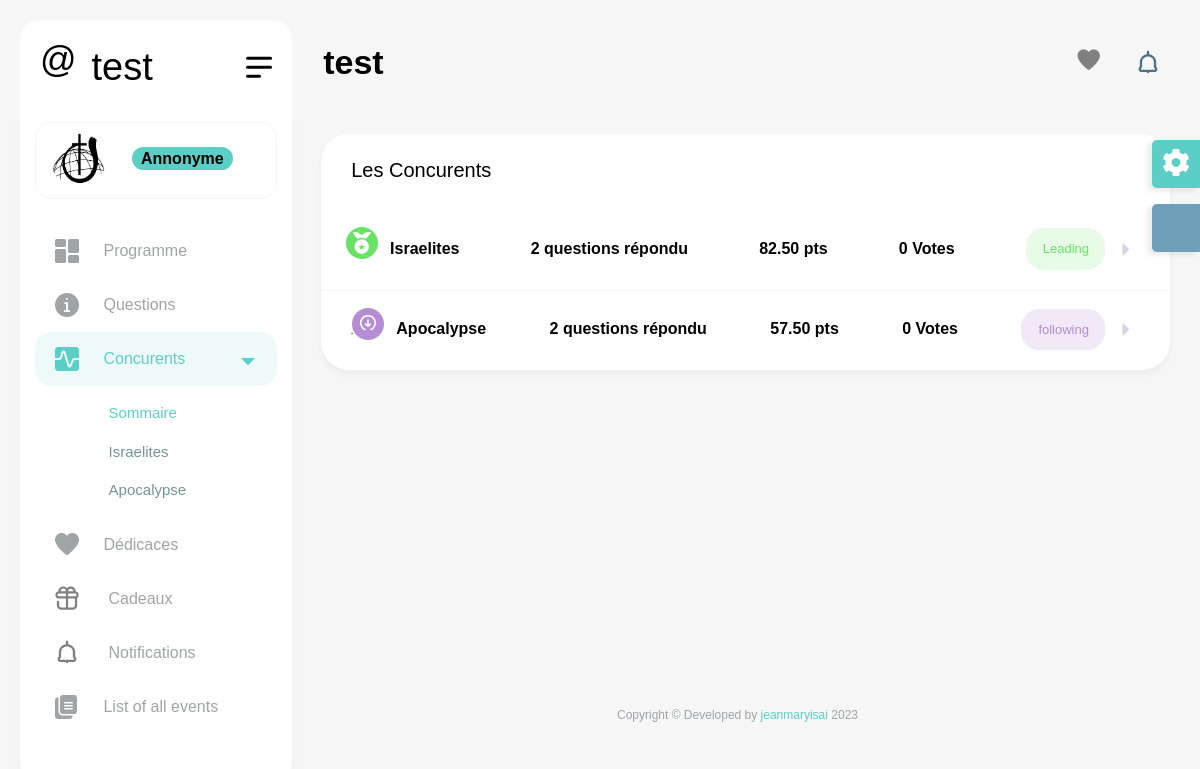
/concurent/all, run on the app's committed database.
### core/models.py (models this page shows, shortened)
class CustomEvent(models.Model):
    titre= models.CharField(max_length=50)
    date= models.DateTimeField()
    location=models.CharField(max_length=300)
    is_concour=models.BooleanField(default=True)
    isActive=models.BooleanField()
    mc=models.CharField(max_length=50, default='Sara Casseus')

class Concurent(models.Model):
    nom=models.CharField(max_length=50)
    pointCum=models.DecimalField(max_digits=9000,decimal_places=2,default=0)
    id_fake=models.CharField(max_length=50,default='2389A1')
    isTeam=models.BooleanField(default=False)
    coach=models.ForeignKey(Member, on_delete=models.SET_NULL,null=True,blank=True, related_name='coach')
    event= models.ForeignKey(CustomEvent,on_delete=models.SET_NULL,null=True,blank=True)
    members=models.ManyToManyField(Member)
    profile=models.ImageField(null=True)
    talent=models.DecimalField(max_digits=99,decimal_places=2,default=0)
    slogan=models.DecimalField(max_digits=99,decimal_places=2,default=0)
    otherPoint=models.DecimalField(max_digits=99,decimal_places=2,default=0)
    @property
    def isTeam(self):
        if self.members.count()>1:
            return True
        else:
            return False
    @property
    def get_nombre_votes(self):
        return fake_user.objects.filter(concurent_fav=self).count()
    @property
    def get_manches(self):
        con=[]
        for x in Manche.objects.filter(event=gap()).order_by('numero'):
            item=x.concurent.get(concurent=self)
            con.append(item)
        return con
    @property
    def get_questions_repondues(self):
        return Question.objects.filter(receveur=self,repondu=True)
    @property
    def vraiNom(self):
        if self.isTeam:
            return self.nom
        else:
            return self.members.all().first.__str__
    @property
    def realPoints(self):
        xx= self.pointCum + self.talent +self.slogan +self.otherPoint
        return xx

class Concurent_par_manche(models.Model):
    concurent= models.ForeignKey(Concurent, on_delete=models.CASCADE)
    pointsCum= models.IntegerField(default=0)

### core/views.py (the view, shortened to what this page needs)
# urls.py: path('concurent/<slug>',concurent,name='concurent'),
def concurent(request,slug):
    manche=Manche.objects.filter(isopen=True,event=gap()).order_by('numero').first()
    if(slug=='all'):
        context={
            'manche':manche,
        }
        return render(request,'concurents.html',context)

### core/context_processors.py (called while the page is built)
def cart(request):
    concurents= Concurent.objects.all()
    dedicaces= Dedicace.objects.filter(show=True,event=True).order_by('-date')[:5]
    notification=Notification.objects.all().order_by('-date')[:5]
    context={'concurents':concurents
    ,
    'dedicaces':dedicaces,
    'notifications':notification,
    'event':CustomEvent.objects.get(isActive=True)
    }
    return context

### core/models.py (called while the page is built)
def gap():
        qq=CustomEvent.objects.get(isActive=True)
        return qq

    @property
    def get_concurent_in_order(self):
        concurents=self.concurent.all()
        con=sorted(concurents,key=lambda x:x.concurent.realPoints,reverse=True)
        return con

### core/views.py (called while the page is built)
def gap():
        qq=CustomEvent.objects.get(isActive=True)
        return qq

### templates/concurents.html (shortened to what this page needs)
{% extends 'base.html' %} {% load static %} {% block 'body' %}
<div class="col-xl-12">
    <div class="card">
        <div class="card-header d-block d-sm-flex border-0">
            <div class="me-3">
                <h4 class="card-title mb-2">Les concurents</h4>
            </div>
        </div>
        <div class="card-body tab-content p-0">
            <div class="tab-pane fade active show" id="monthly" role="tabpanel">
                <div id="accordion-one" class="accordion style-1">
                    {% for concurent in manche.get_concurent_in_order %}
                    <div class="accordion-item">
                        <div class="accordion-header collapsed" data-bs-toggle="collapse" data-bs-target="#default_collapseOne{{forloop.counter}}">
                            <div class="d-flex align-items-center">
                                <div class="profile-image">
                                                    <div class="media me-2 media-info">
                                                    </div>
                                    {% if forloop.counter == 1 %}
                                    <span class="bg-success">
                                    </span> {% else %}
                                    <span class="bg-info">
                                    </span> {% endif %}
                                </div>
                                <div class="user-info">
                                    <h6 class="fs-16 font-w700 mb-0"><a href="javascript:void(0)">{{concurent.concurent.prenom}} {{concurent.concurent.nom}} </a></h6>
                                </div>
                            </div>
                            <span>{{concurent.concurent.get_questions_repondues|length}} questions r&eacute;pondu</span>
                            <span>{{concurent.concurent.realPoints}} pts </span>
                            <span>{{concurent.concurent.get_nombre_votes}} Votes</span> {% if forloop.counter == 1 %}
                            <a class="btn btn-success light" href="javascript:void(0);">Leading</a> {% else %}
                            <a class="btn btn-info light" href="javascript:void(0);">following</a> {% endif %}
                            <span class="accordion-header-indicator"></span>
                        </div>
                    </div>
                    {% endfor %}
                </div>
            </div>
        </div>
    </div>
</div>
{% endblock %}

### templates/base.html (shortened to what this page needs)
 {% load static %}
<!DOCTYPE html>
<html lang="en">
<head>
    <link href="{% static 'vendor/jquery-nice-select/css/nice-select.css' %}" rel="stylesheet">
    <link rel="stylesheet" href="{% static 'vendor/nouislider/nouislider.min.css' %}"> {% block css %}{% endblock %}
    <link rel="stylesheet" href="{% static 'vendor/sweetalert2/dist/sweetalert2.min.css' %}">
    <link href="{% static 'css/style.css' %}" rel="stylesheet">
</head>
<body style="background-image: url(static/images/pattern/pattern6i.png)">
    <div id="main-wrapper">
        <div class="nav-header">
            <a href="{% url 'home' %}" class="brand-logo">
                <h1 class="logo-abbr" width="53" height="53" viewbox="0 0 53 53">@</h1>
                <h2 class="brand-title" width="124px" height="33px">{{event.titre}}</h2>
            </a>
            <div class="nav-control">
                <div class="hamburger">
                    <span class="line"></span><span class="line"></span><span class="line"></span>
                </div>
            </div>
        </div>
        <div class="header">
            <div class="header-content">
                <nav class="navbar navbar-expand">
                    <div class="collapse navbar-collapse justify-content-between">
                        <div class="header-left">
                            <div class="dashboard_bar">
                                {{ event.titre }}
                            </div>
                        </div>
                        <ul class="navbar-nav header-right">
                            <li class="nav-item dropdown notification_dropdown">
                                <a class="nav-link  ai-icon" href="javascript:void(0);" role="button" data-bs-toggle="dropdown">
                                    <i class="flaticon-045-heart" style="color:gray;font-size:1.4rem"></i>
                                </a>
                            </li>
                            <li class="nav-item dropdown notification_dropdown">
                                <a class="nav-link" href="javascript:void(0);" data-bs-toggle="dropdown">
                                </a>
                            </li>
                        </ul>
                    </div>
                </nav>
            </div>
        </div>
        <div class="dlabnav">
            <div class="dlabnav-scroll">
                <ul class="metismenu" id="menu">
                    <li class="dropdown header-profile">
                        <a class="nav-link" href="javascript:void(0);" role="button" data-bs-toggle="dropdown">
                            <img src="{% static 'images/profile/pic1.jpg' %}" width="20" alt="">
                            <div class="header-info ms-3">
                                <span class="font-w600 " >{% if request.user.is_authenticated %} Bienvenue {{request.user.username}}{% else %}<span class="bg-primary badge badge-sm">Annonyme</span>{% endif %}</span>
                            </div>
                        </a>
                    </li>
                    <li>
                        <a class=" ai-icon" href="{% url 'programme' %}" aria-expanded="false">
                            <i class="flaticon-025-dashboard"></i>
                            <span class="nav-text">Programme</span>
                        </a>
                    </li>
                    <li>
                        <a class="ai-icon" href="{% url 'questions' %}" aria-expanded="false">
                            <i class="flaticon-050-info"></i>
                            <span class="nav-text">Questions</span>
                        </a>
                    </li>
                    <li>
                        <a class="has-arrow ai-icon" href="javascript:void()" aria-expanded="false">
                            <i class="flaticon-041-graph"></i>
                            <span class="nav-text">Concurents</span>
                        </a>
                        <ul aria-expanded="false">
                            <li><a href="{% url 'concurent' 'all' %}">Sommaire</a></li>
                            {% for x in concurents %}
                            <li><a href="{% url 'concurent' x.nom %}"> {{x.vraiNom}} </a>
                            </li>
                            {% endfor %}
                        </ul>
                    </li>
                    <li>
                        <a href="{% url 'dedicaces' %}" class="ai-icon" aria-expanded="false">
                            <i class="flaticon-045-heart"></i>
                            <span class="nav-text">D&eacute;dicaces</span>
                        </a>
                    </li>
                    <li>
                        <a class="ai-icon" href="{% url 'cadeau' %}" aria-expanded="false">
                            <i class=""> </i>
                            <span class="nav-text">Cadeaux</span>
                        </a>
                    </li>
                    <li>
                        <a class=" ai-icon" href="{% url 'notifications' %}" aria-expanded="false">
                            <i class="">
                                </i>
                            <span class="nav-text">Notifications</span>
                        </a>
                    </li>
                    <li>
                        <a class=" ai-icon" href="{% url 'events' %}" aria-expanded="false">
                            <i class="flaticon-022-copy"></i>
                            <span class="nav-text">List of all events</span>
                        </a>
                    </li>
                </ul>
            </div>
        </div>
        <div class="content-body">
            <div class="container-fluid">
                <div class="row">
                     {% block 'body' %} {% endblock %}
                </div>
            </div>
        </div>
        <div class="footer">
            <div class="copyright">
                <p>Copyright © Developed by <a href="https://jeanmaryisai.online/" target="_blank">jeanmaryisai</a> 2023</p>
            </div>
        </div>
    </div>
</body>
</html>

### data on the page
CustomEvent: titre "test"
Concurent: vraiNom "Israelites"
Concurent: vraiNom "Apocalypse"
Concurent_par_manche: concurent.nom "Israelites", concurent.get_questions_repondues|length "2", concurent.realPoints "82.50", concurent.get_nombre_votes "0", shows "Leading"
Concurent_par_manche: concurent.nom "Apocalypse", concurent.get_questions_repondues|length "2", concurent.realPoints "57.50", concurent.get_nombre_votes "0", shows "following"
